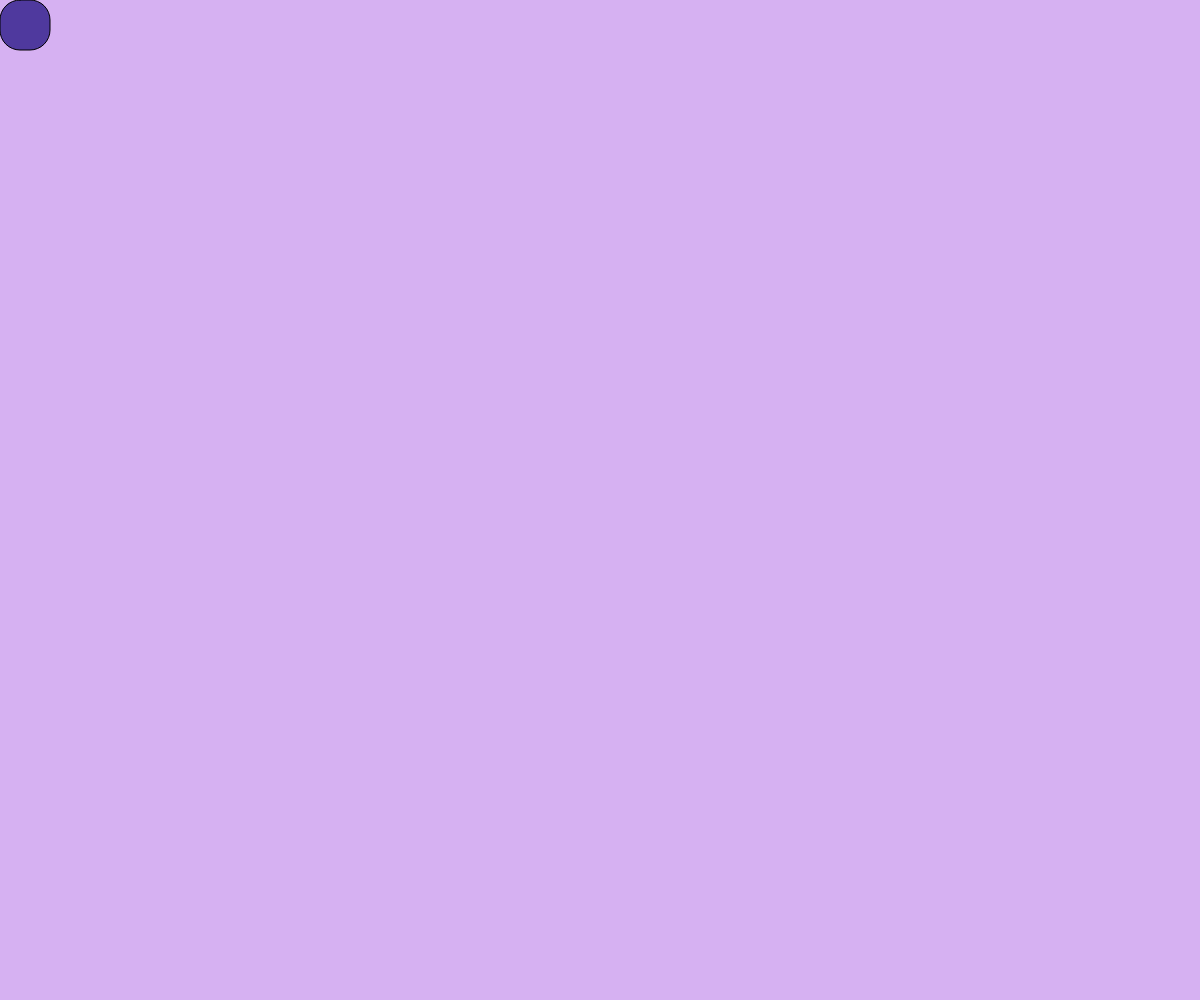
Frame 1 (no input)
Frame 60 (no input): identical to frame 1, image omitted
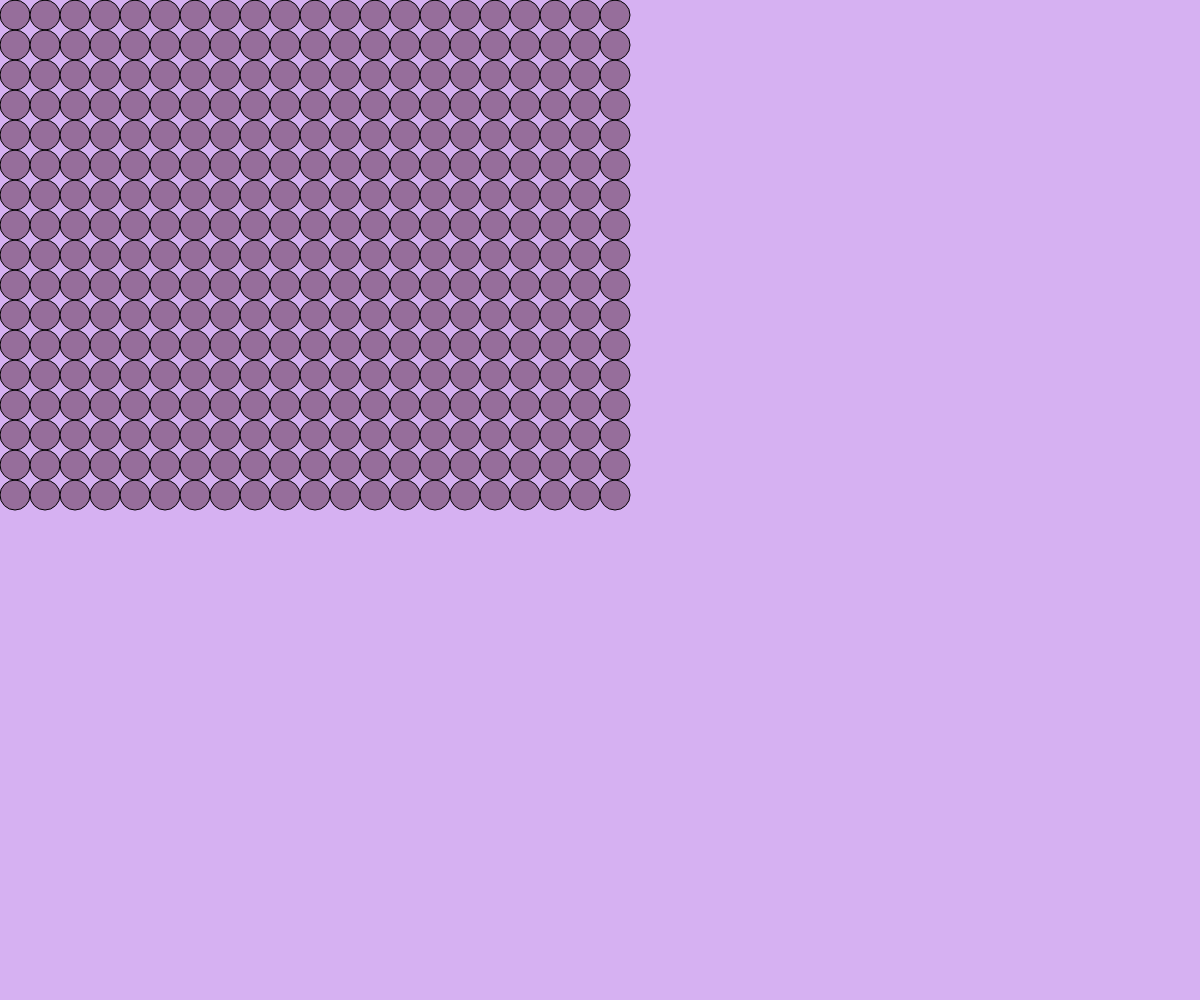
Frame 120 (the mouse pressed at the canvas centre since frame 60)

The p5.js sketch that drew these frames (run headless with seeded random() and noise() and a simulated clock; from frame 60 on, the mouse is pressed at the canvas centre):

// p5.js sketch
// ── sketch.js
function setup() {
    createCanvas(windowWidth, windowHeight);
}

function draw() {
    background(214,177,242);
    
    stroke('black');
    
    if (mouseX < 500 && mouseY < 500) { 
        fill(79, 57, 158);
        rect(mouseX,mouseY,50,50,20);
    } else {
        fill(150, 110, 155);
        for (var x = 0; x <= mouseX; x = x + 30) {
            for (var y = 0; y <= mouseY; y = y + 30) {
                rect(x, y, 30, 30, 25);
            }
        }
    }
}

// ── Index.html
<!DOCTYPE html>
    <head>
        <meta charset="UTF-8">
        <title>Lab 1</title>
        <script src="p5.min.js"></script>
    </head>
    <body>
        <b>
           <a href="../index.html">back</a>
        </b>
        <script src="sketch.js"></script>
    </body>
</html>
